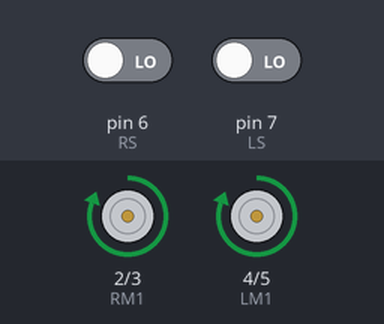
A sketch run on a simulated Arduino Uno, built with avr-gcc and run on an emulated ATmega328P. Parts: motor-driver pin pairs drawn as motors (green arrow = first pin HIGH = forward, orange = second pin HIGH = backward, longer = more drive). The test bench sets the inputs (shaded band); at power-on: pin 6 (RS) LOW, pin 7 (LS) LOW.

Above: at 1.2 s.
1.3 s: pin 6 (RS) driven HIGH
At 2.5 s:
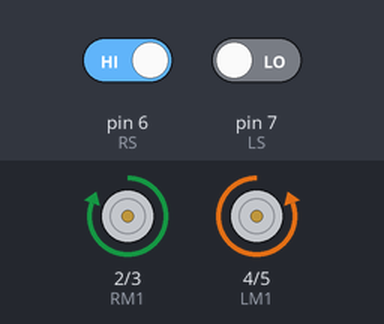
2.8 s: pin 6 (RS) driven LOW
At 3.8 s:
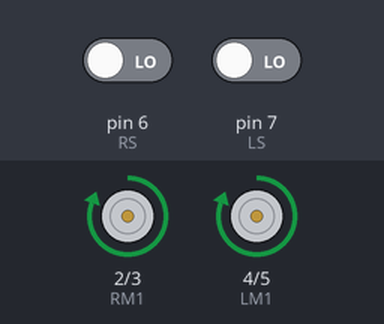
4.3 s: pin 7 (LS) driven HIGH
At 4.9 s:
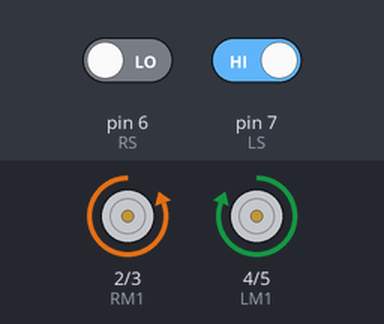
5.8 s: pin 7 (LS) driven LOW
At 6.1 s:
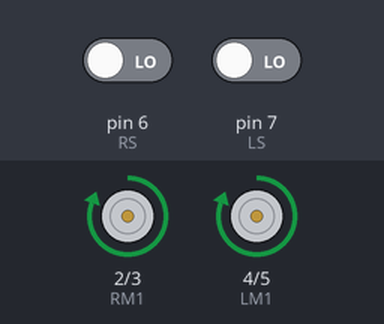
Timing chart, 0 to 8.3 s (numbered marks = the images above; inputs shaded):
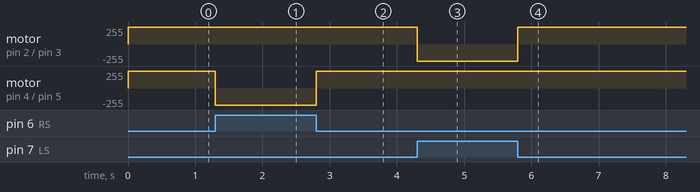

The sketch:

IR_ULTRASONIC.ino
```cpp
#define RM1 2
#define RM2 3
#define LM1 4
#define LM2 5
#define RS 6
#define LS 7


void setup()
{
 pinMode (RM1,OUTPUT);
 pinMode (RM2,OUTPUT);
 pinMode (LM1,OUTPUT);
 pinMode (LM2,OUTPUT);
 pinMode (RS,INPUT);
 pinMode (LS,INPUT);
}


void loop()
{

  if(digitalRead (RS)==1 && digitalRead (LS)==1)
    { digitalWrite(RM1,HIGH);
     digitalWrite(RM2,LOW);
     digitalWrite(LM1,HIGH);
     digitalWrite(LM2,LOW);
}

  if(digitalRead (RS)==0 && digitalRead (LS)==0)
   {  digitalWrite(RM1,HIGH);
     digitalWrite(RM2,LOW);
     digitalWrite(LM1,HIGH);
     digitalWrite(LM2,LOW);
}

  if(digitalRead (RS)==1 && digitalRead (LS)==0)
 {    digitalWrite(RM1,HIGH);
     digitalWrite(RM2,LOW);
     digitalWrite(LM1,LOW);
     digitalWrite(LM2,HIGH);
}


  if(digitalRead (RS)==0 && digitalRead (LS)==1)
{    digitalWrite(RM1,LOW);
     digitalWrite(RM2,HIGH);
     digitalWrite(LM1,HIGH);
     digitalWrite(LM2,LOW);
}
}
```

Measured:
- after the input at 1.3 s, motor on pin 4 (LM1) / pin 5 (LM2): forward 255/255 → backward 255/255 at once
- after the input at 2.8 s, motor on pin 4 (LM1) / pin 5 (LM2): backward 255/255 → forward 255/255 at once
- after the input at 4.3 s, motor on pin 2 (RM1) / pin 3 (RM2): forward 255/255 → backward 255/255 at once
- after the input at 5.8 s, motor on pin 2 (RM1) / pin 3 (RM2): backward 255/255 → forward 255/255 at once
